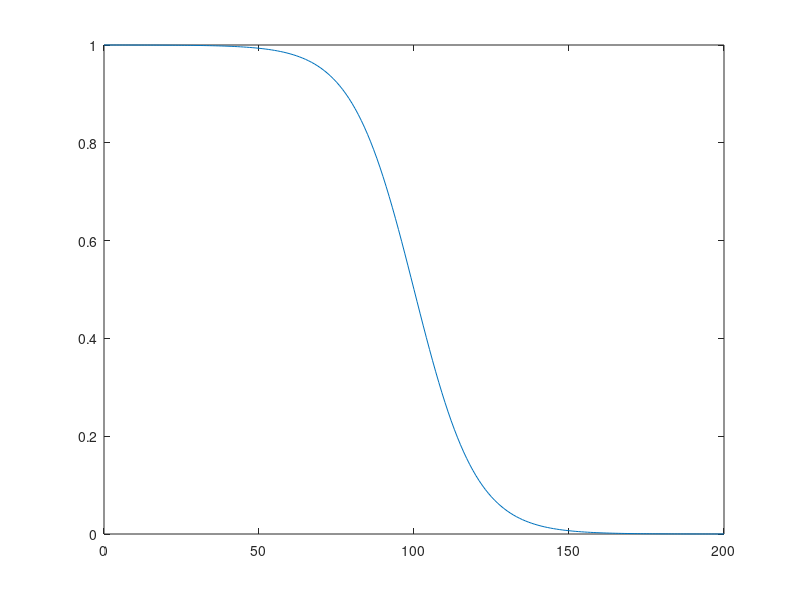

This figure's MATLAB source:


t = 0:200;
xshift  = 100;
yshift = 0;
xstretch = -10;
ystretch = 1;
exponent = -1*((t-xshift)/xstretch);
numerator = 1 + exp(exponent);
ystretch ./ numerator - yshift;
y = ystretch ./ numerator -yshift;
plot(y);
plot(t,y)

%%%%